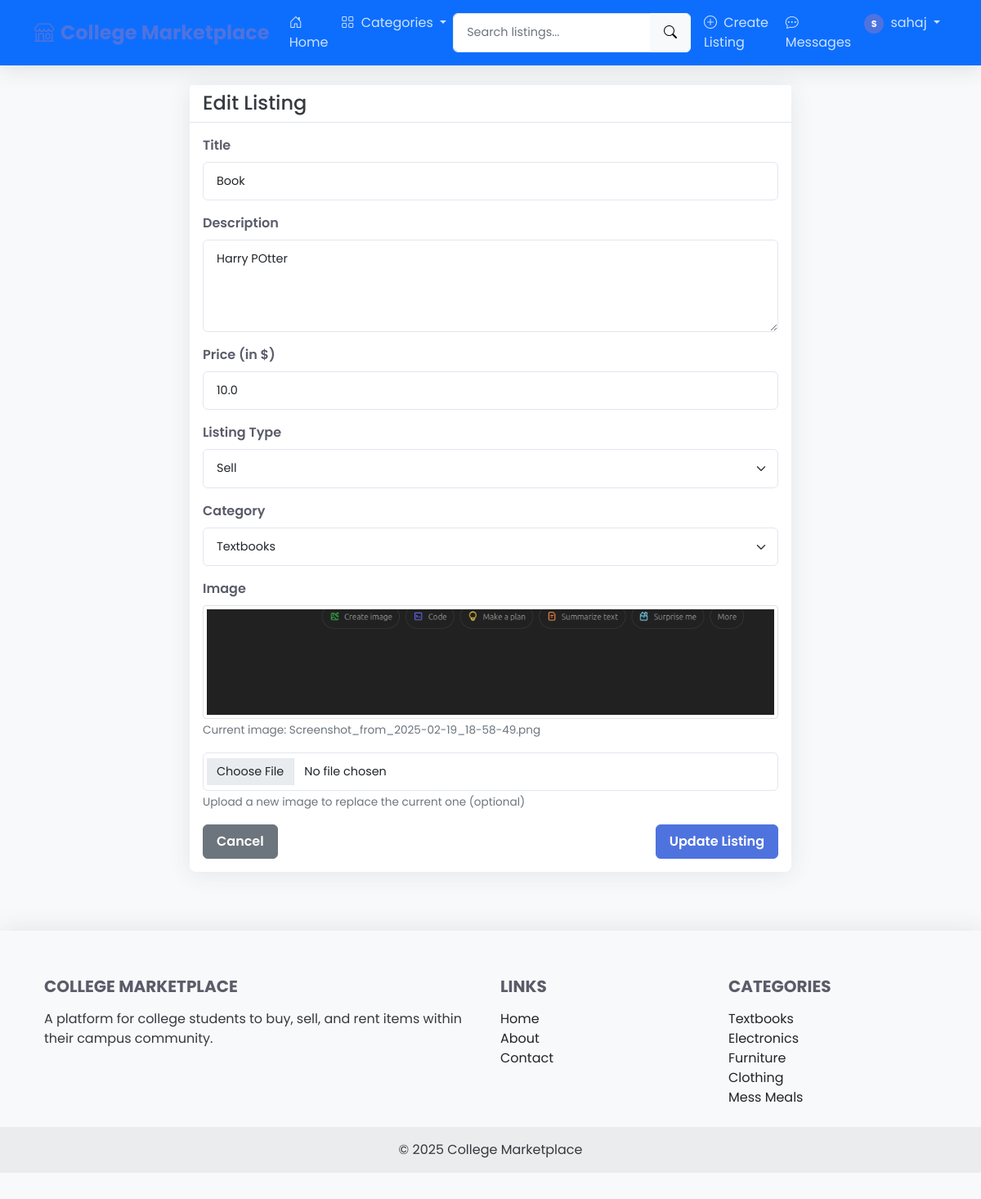
The page /edit-listing/1 (signed in) on the database its author committed.
### app.py (models this page shows, shortened)
class User(UserMixin, db.Model):
    id = db.Column(db.Integer, primary_key=True)
    email = db.Column(db.String(120), unique=True, nullable=False)
    username = db.Column(db.String(80), unique=True, nullable=False)
    password_hash = db.Column(db.String(128), nullable=False)
    date_joined = db.Column(db.DateTime, default=datetime.utcnow)
    listings = db.relationship('Listing', backref='seller', lazy=True)
    sent_messages = db.relationship('Message', foreign_keys='Message.sender_id', backref='sender', lazy='dynamic')
    received_messages = db.relationship('Message', foreign_keys='Message.recipient_id', backref='recipient', lazy='dynamic')
    def unread_message_count(self):
        return self.received_messages.filter_by(read=False).count()

class Listing(db.Model):
    id = db.Column(db.Integer, primary_key=True)
    title = db.Column(db.String(100), nullable=False)
    description = db.Column(db.Text, nullable=False)
    price = db.Column(db.Float, nullable=False)
    listing_type = db.Column(db.String(10), nullable=False)  # 'buy', 'sell', 'rent'
    image_filename = db.Column(db.String(100), nullable=True)
    date_posted = db.Column(db.DateTime, default=datetime.utcnow)
    is_active = db.Column(db.Boolean, default=True)
    user_id = db.Column(db.Integer, db.ForeignKey('user.id'), nullable=False)
    category_id = db.Column(db.Integer, db.ForeignKey('category.id'), nullable=False)
    messages = db.relationship('Message', backref='listing', lazy='dynamic', cascade='all, delete-orphan')

class Category(db.Model):
    id = db.Column(db.Integer, primary_key=True)
    name = db.Column(db.String(50), unique=True, nullable=False)
    listings = db.relationship('Listing', backref='category', lazy=True)

### app.py (the view, shortened to what this page needs)
@app.route('/edit-listing/<int:listing_id>', methods=['GET', 'POST'])
@login_required
def edit_listing(listing_id):
    listing = Listing.query.get_or_404(listing_id)
    if listing.user_id != current_user.id:
        abort(403)
    categories = Category.query.all()
    return render_template('edit_listing.html', listing=listing, categories=categories)

### app.py (called while the page is built)
@login_manager.user_loader
def load_user(user_id):
    return User.query.get(int(user_id))

@app.context_processor
def inject_categories():
    categories = Category.query.all()
    return dict(categories=categories)

### templates/edit_listing.html (shortened to what this page needs)
{% extends "base.html" %}
{% block content %}
<div class="row justify-content-center">
    <div class="col-md-8">
        <div class="card">
            <div class="card-header">
                <h4 class="mb-0">Edit Listing</h4>
            </div>
            <div class="card-body">
                <form method="POST" action="{{ url_for('edit_listing', listing_id=listing.id) }}" enctype="multipart/form-data">
                    <div class="mb-3">
                        <label for="title" class="form-label">Title</label>
                        <input type="text" class="form-control" id="title" name="title" value="{{ listing.title }}" required>
                    </div>
                    <div class="mb-3">
                        <label for="description" class="form-label">Description</label>
                        <textarea class="form-control" id="description" name="description" rows="4" required>{{ listing.description }}</textarea>
                    </div>
                    <div class="mb-3">
                        <label for="price" class="form-label">Price (in $)</label>
                        <input type="number" class="form-control" id="price" name="price" step="0.01" min="0" value="{{ listing.price }}" required>
                    </div>
                    <div class="mb-3">
                        <label for="listing_type" class="form-label">Listing Type</label>
                        <select class="form-select" id="listing_type" name="listing_type" required>
                            <option value="sell" {% if listing.listing_type == 'sell' %}selected{% endif %}>Sell</option>
                        </select>
                    </div>
                    <div class="mb-3">
                        <label for="category_id" class="form-label">Category</label>
                        <select class="form-select" id="category_id" name="category_id" required>
                            {% for category in categories %}
                                <option value="{{ category.id }}" {% if listing.category_id == category.id %}selected{% endif %}>{{ category.name }}</option>
                            {% endfor %}
                        </select>
                    </div>
                    <div class="mb-3">
                        <label for="image" class="form-label">Image</label>
                        {% if listing.image_filename %}
                        <div class="mb-2">
                            <img src="{{ url_for('static', filename='images/uploads/' + listing.image_filename) }}" alt="Current image" class="img-thumbnail" style="max-height: 200px;">
                            <p class="form-text">Current image: {{ listing.image_filename }}</p>
                        </div>
                        {% endif %}
                        <input type="file" class="form-control" id="image" name="image" accept="image/*">
                        <div class="form-text">Upload a new image to replace the current one (optional)</div>
                    </div>
                    <div class="d-flex justify-content-between">
                        <a href="{{ url_for('listing', listing_id=listing.id) }}" class="btn btn-secondary">Cancel</a>
                        <button type="submit" class="btn btn-primary">Update Listing</button>
                    </div>
                </form>
            </div>
        </div>
    </div>
</div>
{% endblock %}

### templates/base.html (shortened to what this page needs)
<!DOCTYPE html>
<html lang="en">
<head>
    <link href="https://cdn.jsdelivr.net/npm/bootstrap@5.1.0/dist/css/bootstrap.min.css" rel="stylesheet">
    <link rel="stylesheet" href="https://cdn.jsdelivr.net/npm/bootstrap-icons@1.5.0/font/bootstrap-icons.css">
    <link rel="stylesheet" href="{{ url_for('static', filename='css/style.css') }}">
</head>
<body>
    <nav class="navbar navbar-expand-lg navbar-dark bg-primary sticky-top">
        <div class="container">
            <a class="navbar-brand" href="{{ url_for('home') }}">
                <i class="bi bi-shop me-2"></i>College Marketplace
            </a>
            <div class="collapse navbar-collapse" id="navbarNav">
                <ul class="navbar-nav me-auto">
                    <li class="nav-item">
                        <a class="nav-link" href="{{ url_for('home') }}">
                            <i class="bi bi-house-door me-1"></i> Home
                        </a>
                    </li>
                    <li class="nav-item dropdown">
                        <a class="nav-link dropdown-toggle" href="#" id="categoriesDropdown" role="button" data-bs-toggle="dropdown" aria-expanded="false">
                            <i class="bi bi-grid me-1"></i> Categories
                        </a>
                    </li>
                </ul>
                <form class="d-flex me-2" action="{{ url_for('search') }}" method="get">
                    <div class="input-group">
                        <input class="form-control" type="search" name="query" placeholder="Search listings..." aria-label="Search">
                        <button class="btn btn-light" type="submit"><i class="bi bi-search"></i></button>
                    </div>
                </form>
                <ul class="navbar-nav">
                    {% if current_user.is_authenticated %}
                        <li class="nav-item">
                            <a class="nav-link" href="{{ url_for('create_listing') }}">
                                <i class="bi bi-plus-circle me-1"></i> Create Listing
                            </a>
                        </li>
                        <li class="nav-item">
                            <a class="nav-link" href="{{ url_for('messages') }}">
                                <i class="bi bi-chat-dots me-1"></i> Messages
                            </a>
                        </li>
                        <li class="nav-item dropdown">
                            <a class="nav-link dropdown-toggle" href="#" id="userDropdown" role="button" data-bs-toggle="dropdown" aria-expanded="false">
                                <div class="avatar d-inline-flex me-1" style="width: 24px; height: 24px; font-size: 0.7rem;">{{ current_user.username[0]|upper }}</div>
                                {{ current_user.username }}
                            </a>
                        </li>
                    {% endif %}
                </ul>
            </div>
        </div>
    </nav>
    <div class="container mt-4">
        {% block content %}{% endblock %}
    </div>
    <footer class="bg-light text-center text-lg-start mt-5">
        <div class="container p-4">
            <div class="row">
                <div class="col-lg-6 col-md-12 mb-4 mb-md-0">
                    <h5 class="text-uppercase">College Marketplace</h5>
                    <p>
                        A platform for college students to buy, sell, and rent items within their campus community.
                    </p>
                </div>
                <div class="col-lg-3 col-md-6 mb-4 mb-md-0">
                    <h5 class="text-uppercase">Links</h5>
                    <ul class="list-unstyled mb-0">
                        <li><a href="{{ url_for('home') }}" class="text-dark">Home</a></li>
                        <li><a href="#" class="text-dark">About</a></li>
                        <li><a href="#" class="text-dark">Contact</a></li>
                    </ul>
                </div>
                <div class="col-lg-3 col-md-6 mb-4 mb-md-0">
                    <h5 class="text-uppercase">Categories</h5>
                    <ul class="list-unstyled mb-0">
                        {% for category in categories[:5] %}
                            <li><a href="{{ url_for('category', category_id=category.id) }}" class="text-dark">{{ category.name }}</a></li>
                        {% endfor %}
                    </ul>
                </div>
            </div>
        </div>
        <div class="text-center p-3" style="background-color: rgba(0, 0, 0, 0.05);">
            © 2025 College Marketplace
        </div>
    </footer>
</body>
</html>

### static/css/style.css (style rules this page uses)
.avatar { width: 36px; height: 36px; border-radius: 50%; background-color: var(--primary-color); color: white; display: flex; align-items: center; justify-content: center; font-weight: 600; }
body { min-height: 100vh; display: flex; flex-direction: column; font-family: 'Poppins', -apple-system, BlinkMacSystemFont, 'Segoe UI', Roboto, Oxygen, Ubuntu, Cantarell, 'Open Sans', 'Helvetica Neue', sans-serif; background-color: #f8f9fa; color: #343a40; }
footer { margin-top: auto; }
:root { --primary-color: #4e73df; --secondary-color: #6c757d; --success-color: #1cc88a; --info-color: #36b9cc; --warning-color: #f6c23e; --danger-color: #e74a3b; --light-color: #f8f9fa; --dark-color: #5a5c69; }
.navbar { box-shadow: 0 0.15rem 1.75rem 0 rgba(58, 59, 69, 0.15); }
.navbar-brand { font-weight: 700; font-size: 1.5rem; color: var(--primary-color) !important; }
.navbar-dark .navbar-nav .nav-link { color: rgba(255, 255, 255, 0.8); }
.card { border: none; border-radius: 0.5rem; box-shadow: 0 0.15rem 1.75rem 0 rgba(58, 59, 69, 0.1); transition: transform 0.3s ease, box-shadow 0.3s ease; margin-bottom: 1.5rem; }
.card-header { background-color: #fff; border-bottom: 1px solid #e3e6f0; font-weight: 700; }
.form-control, .form-select { border-radius: 0.375rem; border: 1px solid #e3e6f0; padding: 0.75rem 1rem; font-size: 0.9rem; transition: border-color 0.15s ease-in-out, box-shadow 0.15s ease-in-out; }
.form-label { font-weight: 600; margin-bottom: 0.5rem; color: var(--dark-color); }
.form-text { color: var(--secondary-color); font-size: 0.85rem; }
.btn { border-radius: 0.375rem; padding: 0.5rem 1rem; font-weight: 600; transition: all 0.2s ease; }
.btn-primary { background-color: var(--primary-color); border-color: var(--primary-color); }
.avatar { width: 30px; height: 30px; border-radius: 50%; background-color: var(--primary-color); color: #fff; display: flex; align-items: center; justify-content: center; font-weight: bold; margin-right: 8px; font-size: 0.9rem; }
footer { background-color: #fff; box-shadow: 0 -0.15rem 1.75rem 0 rgba(58, 59, 69, 0.1); padding: 2rem 0; }
footer h5 { font-weight: 700; margin-bottom: 1rem; color: var(--dark-color); }
footer a { color: var(--primary-color); text-decoration: none; }

### rows shown on the page
User: username "S", username "sahaj"
Listing: title "Book", description "Harry POtter", price "10.0", listing_type "Sell", category_id "Textbooks", image_filename (picture), image_filename "Screenshot_from_2025-02-19_18-58-49.png"
Category: name "Textbooks"
Category: name "Electronics"
Category: name "Furniture"
Category: name "Clothing"
Category: name "Mess Meals"
